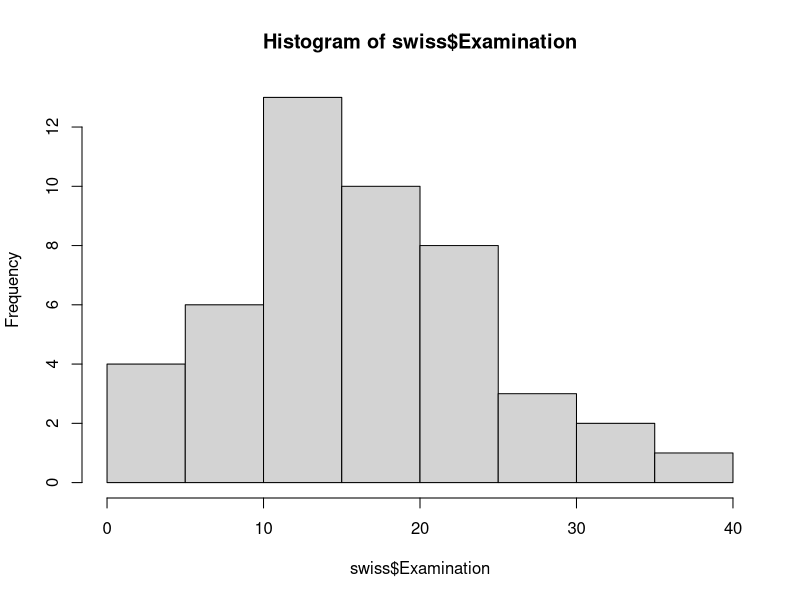
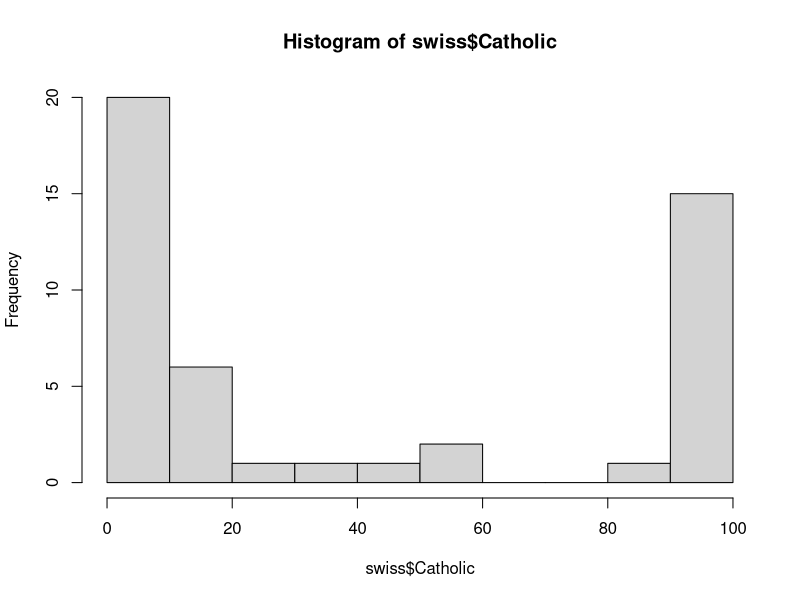
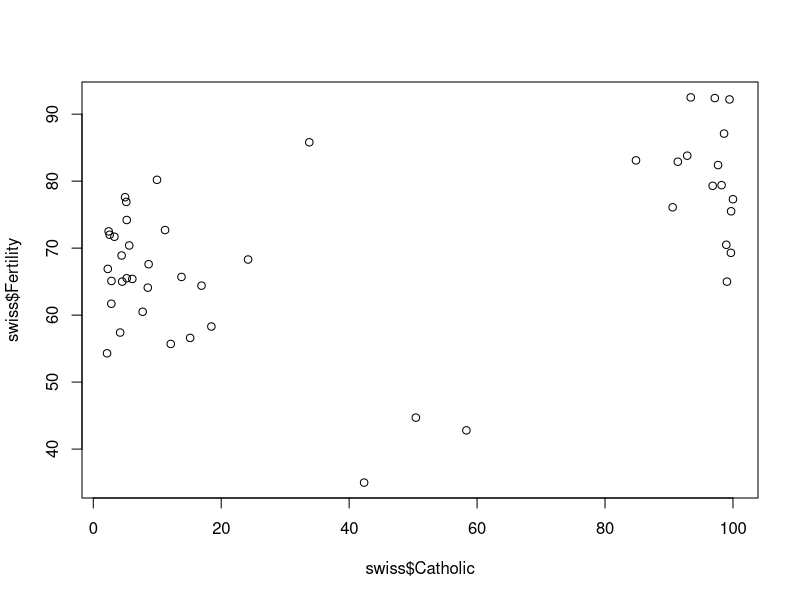
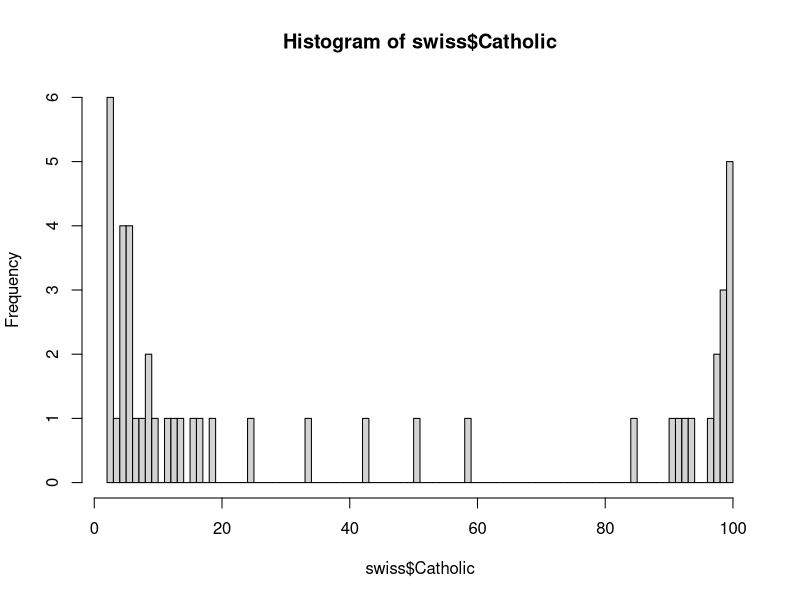
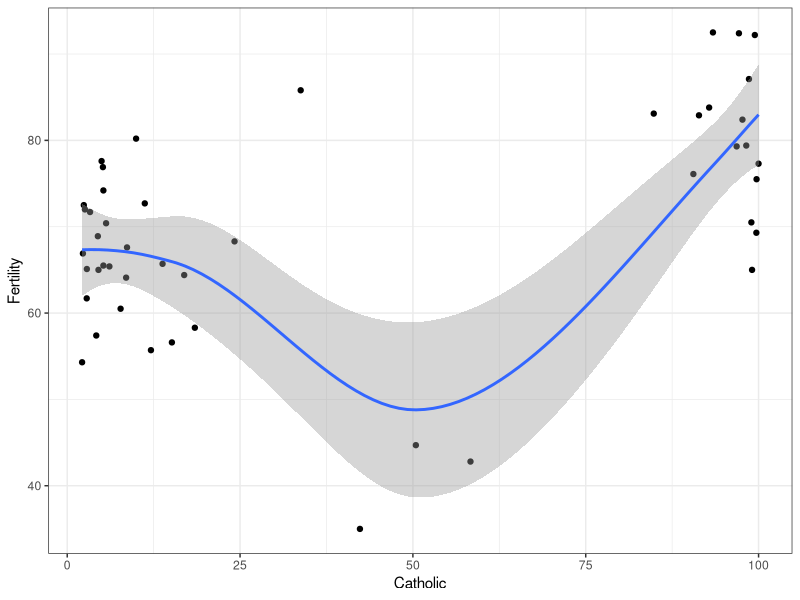

Recreate these plots in R, in order. (Note: this script raises an error after producing the figures.)
##Lecture 2 - 18.09.2015
##List preloaded datasets
data()
##Load Swiss dataset
data(swiss)
##Create a function for the mean of x (x is not yet specified)
fun_mean<-function(x){sum(x)/length(x)}
##Define what x is and run the function you just created
fun_mean(x=swiss$Examination)
##Run a histogram. For that we indicate the dataset
##... and we use the $ sign to select our variable of interest
hist(swiss$Examination)
##Mean
mean(swiss$Examination)
##If you have missing values you have to remove them as follows
mean(swiss$Examination, na.rm=TRUE)
##Generate Standard Error function using the standard deviation
sd_error <- function(x) {
  sd(x) / sqrt(length(x))
}
##Indicate that sd_error function refers to variable Examination
sd_error(swiss$Examination)
##Assign variables you are gonna be using repeatedly to functions
meanexamination<-mean(swiss$Examination)
data(mdeaths)
data("AirPassengers")
summary(AirPassengers)
swiss
hist(swiss$Catholic)
plot(swiss$Catholic,swiss$Fertility)
cor.test(swiss$Catholic, swiss$Fertility)
density(swiss$Catholic)
hist(swiss$Catholic,breaks=100)
library(ggplot2)
##Do a plot of Catholic and Fertility
plot1<-ggplot(swiss, aes(Catholic,Fertility))+geom_point() + geom_smooth() + theme_bw()
plot1
#Create a function 
sub_cath <- function(x){
  x[x$Catholic>75,]
}
catholic <- sub_cath(swiss)
mean(sub_cath)
summary(sub_cath)
#End of file
